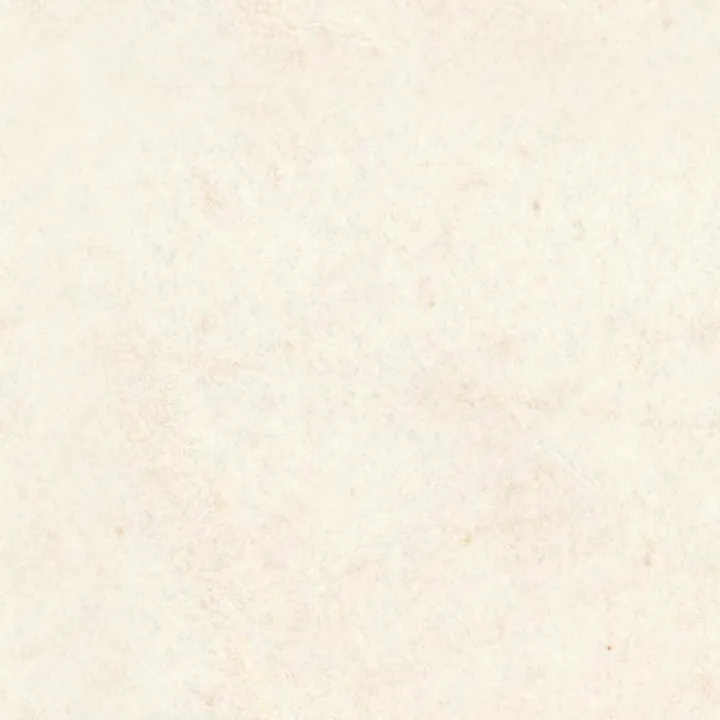
#> input picture assets/book/parchment.webp, 720 x 720 px
$ python paper.py
#> lines starting #> are read from the running program, lines starting #| are printed output that depends on the picture
#!/usr/bin/env python3
"""The book's paper: python3 tools/paper.py

Derived from the real parchment (assets/book/parchment.webp, made by tools/real-assets.py from a
medieval leaf): the same skin, its grain kept at a little over half and its colour at a quarter, on a lighter,
cooler ground, as a fine modern paper is beside vellum. The result tiles as the parchment does.
Needs Pillow and numpy.
"""
from pathlib import Path

import numpy as np
from PIL import Image

ROOT = Path(__file__).resolve().parent.parent
BOOK = ROOT / "assets" / "book"
GRAIN = 0.6                         # how much of the parchment's light and dark is kept
TINT = 0.25                         # and of its colour (the warm mottling of the skin)
GROUND = np.array([250, 246, 237])  # the paper's colour, a warm white


def main():
    a = np.asarray(Image.open(BOOK / "parchment.webp").convert("RGB")).astype(np.float32)
    mean = a.reshape(-1, 3).mean(axis=0)
#> mean = [246.2, 239.9, 226.1]
    dev = a - mean
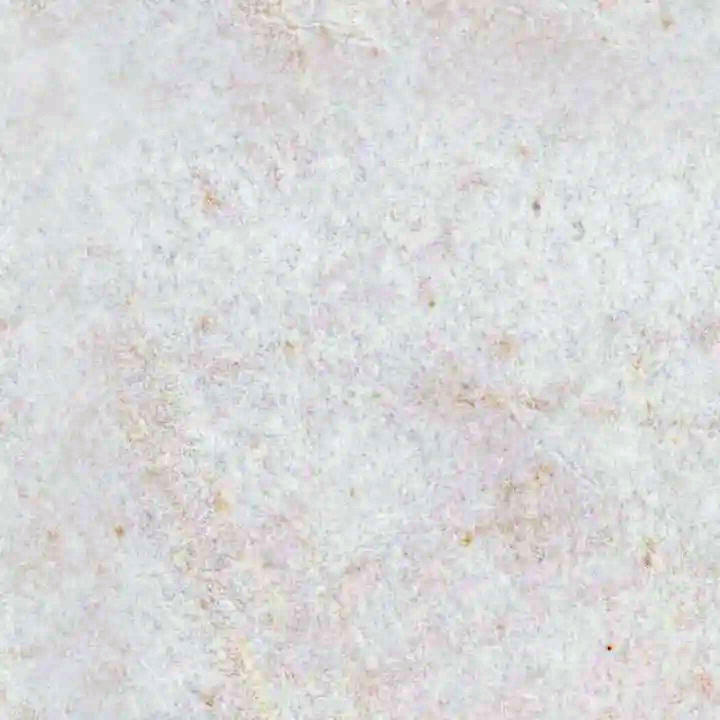
#> dev: shape (720, 720, 3) float32; mean R, G, B -0.187, 0.0525, 0.228; drawn with min black and max white
    lum = dev.mean(axis=2, keepdims=True)                 # the grain as light and dark
    out = GROUND + lum * GRAIN + (dev - lum) * TINT        # and a little of its colour
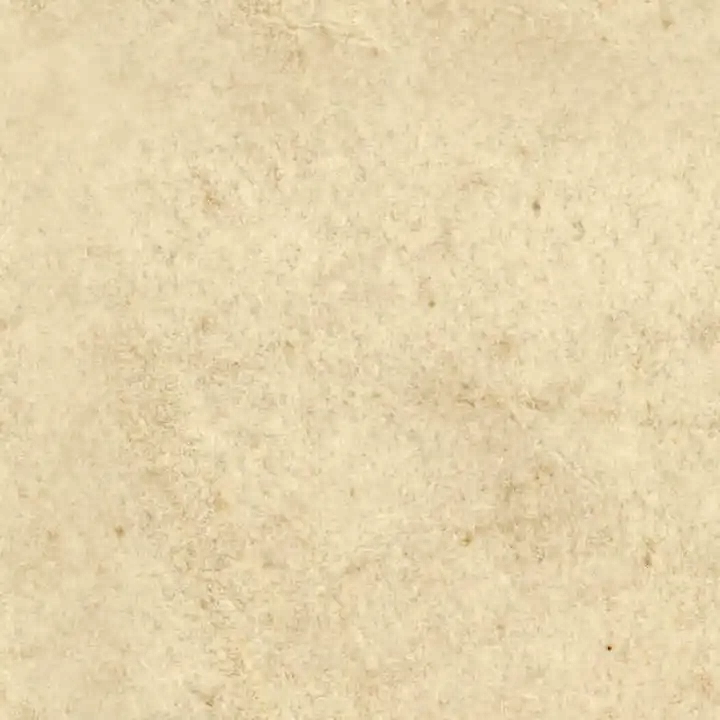
#> out: shape (720, 720, 3) float64; mean R, G, B 250, 246, 237.1; drawn with min black and max white
    img = Image.fromarray(out.clip(0, 255).round().astype(np.uint8))
    img.save(BOOK / "paper.webp", "WEBP", quality=90, method=6)
    print(f"wrote assets/book/paper.webp {img.size} {(BOOK / 'paper.webp').stat().st_size // 1024} KB")
#| wrote assets/book/paper.webp (720, 720) 11 KB


if __name__ == "__main__":
    main()
